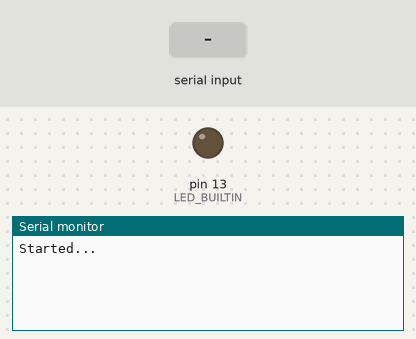
A sketch run on a simulated Arduino Uno, built with avr-gcc and run on an emulated ATmega328P. Shown: output pins drawn as LEDs (lit = HIGH), the last lines printed to the serial monitor. Inputs (shaded band) come from the test bench.

Above: at 1.2 s.
1.3 s: "Joystick,1\n" received over Serial
At 1.9 s:
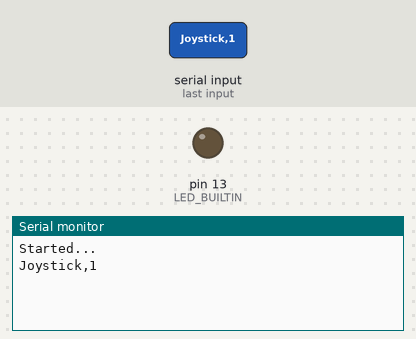
2.8 s: "Command,1\n" received over Serial
At 4.0 s:
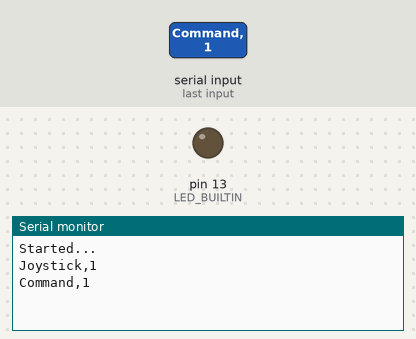
4.3 s: "Message,1\n" received over Serial
At 5.4 s:
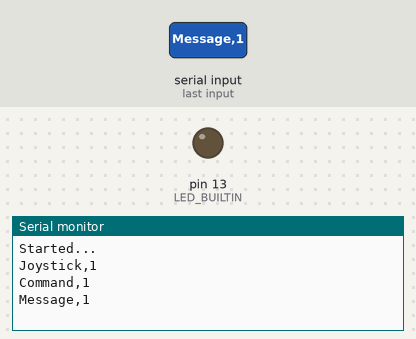

The sketch:

RES_Serial_Message_Protocol_String_Tokenizer.ino
```cpp
/**********************************************************************;
* Project           : RES_Class, String Tokenizer for Protocal Design
*
* Program name      : RES_String_Tokenizer.ino
*
* Author            : Jong-Hoon Kim
*
* Date created      : 04/05/2020
*
* Purpose           : Protocal Design : Parsing string message*
*
* Revision History  :
*
* Date        Author      Ref    Revision (Date in MMDDYYYY format)
* MMDDYYYY    name      1  v-xx   revision note.
*
*********************************************************************/
/*********************************************************************
*   Instructional Note:
*       [1] Frame
*           There any serveral options for making a message frame
*              (1) Serial.readStringUntil('\n\r') [Unexpected delay may occur]
*                   -- example "Joy 10 12 1\n\r"
*              (2) Ues exteral buffer and finding a frame end symbol (you can choose a symbol such as '\n','\r', etc.)
*                   -- example "Joy 10 12 1\n\r"
*              (3) [check RES_Serial_Message_Protocol] Ues exteral buffer, and finding series of frame start symbols and then payload size (you can choose a word such as "<$@")
*                   -- example message ( Joy command = 0x01, first value = 10, second value = 12, third vaule = 1
*                   -----------"<$@"+0x04+0x01+0x00+0x0A+0x00+0x0C+0x00+0x01
*                   ---------- 3byts(start word)+1byte(payload)+1byte(command type)+2bytes(first value)+2bytes(second value)+2bytes(third value)
*
*
*       [2] Interpret frame
*           (1)Uing stringtokener for split words in the frame
*           (2)check the splitted word and convert it to value if needed
***********************************************************************/

#define ATR_PROTOCOL_MAX_BUF_SIZE   64

char msgBuf[ATR_PROTOCOL_MAX_BUF_SIZE];
int msgBufPnt = 0;

int joystick[3] = {0,0,0};

void setup() {
  // put your setup code here, to run once:
  Serial.begin(115200);
  Serial.println("Started...");
  pinMode(LED_BUILTIN, OUTPUT);
}

void loop() {
  // put your main code here, to run repeatedly:
  updateSerialMessage();

}

void updateSerialMessage(){
//  digitalWrite(LED_BUILTIN, HIGH);
//  if (Serial.available()){
//    Serial.print("[");
//    String msg = Serial.readStringUntil('\n\r');  // "Serial.readStringUntil('\n\r')" possiblly make a short delay if message didn't have '\r'"
//    Serial.print(msg);
//    Serial.println("]");
//  }
//  digitalWrite(LED_BUILTIN, LOW);


  while (Serial.available() > 0){
    char tmpChar = Serial.read();
    if (msgBufPnt >= ATR_PROTOCOL_MAX_BUF_SIZE){
      Serial.println("Message Overflow");
      if ((tmpChar != '\n') || (tmpChar != '\r')){
        msgBuf[0] = tmpChar;
        msgBufPnt = 1;
      }
    }else{
      if ((tmpChar == '\n') || (tmpChar == '\r')){
        msgBuf[msgBufPnt] = '\0';
        checkMessage();
        msgBufPnt = 0;
      }else{
        msgBuf[msgBufPnt] = tmpChar;
        msgBufPnt++;
      }
    }
  }
}

bool checkMessage(){
//  Serial.println(msgBuf);
 char *p = msgBuf;
 String str;
 int cnt =0;
// while ((str = strtok_r(p, ";", &p)) != NULL) // delimiter is the semicolon
 str = strtok_r(p, ";", &p);
 Serial.println(str);
 if (str == "Joystick"){
    Serial.println("Joy ");
    while ((str = strtok_r(p, ";", &p)) != NULL){
      if (cnt == 0){          //joy x value
        joystick[0] = str.toInt();
      }else if (cnt == 1){    //joy y value
        joystick[1] = str.toInt();
      }else if (cnt == 2){    //joy sw value
        joystick[2] = str.toInt();
      }
      cnt++;
    }
    Serial.print(joystick[0]); Serial.print(" ");
    Serial.print(joystick[1]); Serial.print(" ");
    Serial.println(joystick[2]);
 }else if (str == "Command"){

 }else if (str == "Message"){
    while ((str = strtok_r(p, ";", &p)) != NULL){
      Serial.print("[");
      Serial.print(str);
      Serial.println("]");
    }

 }

}
```

Measured:
- after the input at 1.3 s, the serial monitor: prints a new line at once (image 1)
- after the input at 2.8 s, the serial monitor: prints a new line at once (image 2)
- after the input at 4.3 s, the serial monitor: prints a new line at once (image 3)
